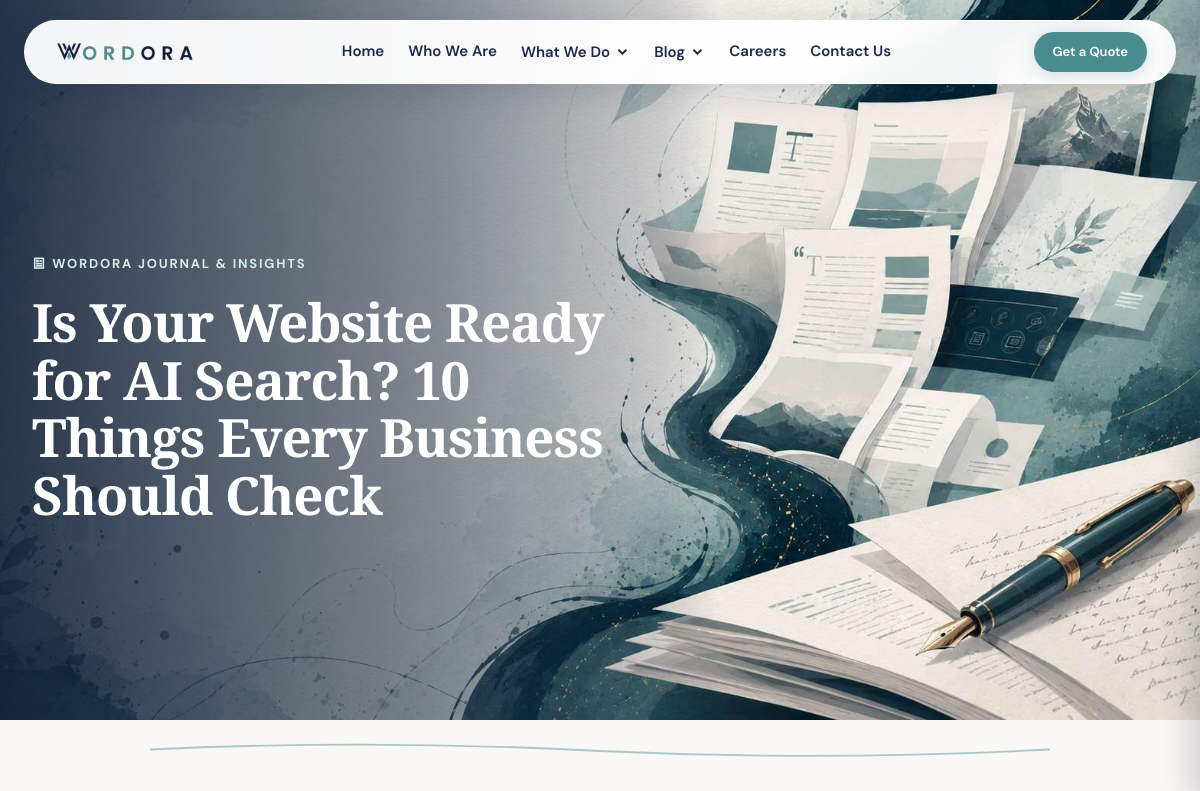
Screenshot of /blog/is-your-website-ready-for-ai-search-10-things-every-business-should-check with the database file from the repository.
### tables this page shows
CREATE TABLE `hero_slides` (
  `id` int(11) NOT NULL AUTO_INCREMENT,
  `page` varchar(50) NOT NULL DEFAULT 'home',
  `banner_type` enum('single_image','slider','video') DEFAULT 'slider',
  `eyebrow` varchar(150) DEFAULT NULL,
  `title` varchar(300) NOT NULL,
  `subtitle` text DEFAULT NULL,
  `media_url` varchar(500) DEFAULT NULL,
  `video_url` varchar(500) DEFAULT NULL,
  `button_primary_text` varchar(100) DEFAULT 'Get a Proposal',
  `button_primary_url` varchar(300) DEFAULT '/contact.php',
  `button_secondary_text` varchar(100) DEFAULT 'Our Services',
  `button_secondary_url` varchar(300) DEFAULT '/services.php',
  `sort_order` tinyint(4) DEFAULT 0,
  `is_active` tinyint(1) DEFAULT 1,
  `created_at` timestamp NOT NULL DEFAULT current_timestamp(),
  `updated_at` timestamp NOT NULL DEFAULT current_timestamp() ON UPDATE current_timestamp(),
  PRIMARY KEY (`id`),
  KEY `idx_active_sort` (`is_active`,`sort_order`),
  KEY `idx_page_active_sort` (`page`,`is_active`,`sort_order`)
);

CREATE TABLE `posts` (
  `id` int(11) NOT NULL AUTO_INCREMENT,
  `title` varchar(300) NOT NULL,
  `slug` varchar(300) NOT NULL,
  `excerpt` text DEFAULT NULL,
  `content` longtext NOT NULL,
  `featured_img` varchar(500) DEFAULT NULL,
  `category_id` int(11) DEFAULT NULL,
  `author_id` int(11) DEFAULT NULL,
  `status` enum('draft','published') DEFAULT 'draft',
  `read_time` tinyint(4) DEFAULT 5,
  `meta_title` varchar(200) DEFAULT NULL,
  `meta_desc` varchar(300) DEFAULT NULL,
  `meta_keywords` varchar(300) DEFAULT NULL,
  `views` int(11) DEFAULT 0,
  `created_at` timestamp NOT NULL DEFAULT current_timestamp(),
  `updated_at` timestamp NOT NULL DEFAULT current_timestamp() ON UPDATE current_timestamp(),
  PRIMARY KEY (`id`),
  UNIQUE KEY `slug` (`slug`),
  KEY `author_id` (`author_id`),
  KEY `idx_slug` (`slug`),
  KEY `idx_status` (`status`),
  KEY `idx_category` (`category_id`),
  CONSTRAINT `posts_ibfk_1` FOREIGN KEY (`category_id`) REFERENCES `categories` (`id`) ON DELETE SET NULL,
  CONSTRAINT `posts_ibfk_2` FOREIGN KEY (`author_id`) REFERENCES `users` (`id`) ON DELETE SET NULL
);

### core/helpers.php (called while the page is built, shortened)
<?php
function e(mixed $val): string {
    return htmlspecialchars((string)$val, ENT_QUOTES, 'UTF-8');
}
function app_base(): string {
    static $base = null;
    if ($base !== null) return $base;
    if (!empty($_SERVER['DOCUMENT_ROOT']) && defined('ROOT_PATH')) {
        $realRoot = str_replace('\\', '/', realpath(ROOT_PATH) ?: ROOT_PATH);
        $realDoc  = str_replace('\\', '/', realpath($_SERVER['DOCUMENT_ROOT']) ?: $_SERVER['DOCUMENT_ROOT']);
    }
    $script = str_replace('\\', '/', $_SERVER['SCRIPT_NAME'] ?? '');
    $dir = str_replace('\\', '/', dirname($script));
    $dir = preg_replace('~/public(?:/.*)?$~i', '', $dir);
    $dir = rtrim($dir, '/.');
    $base = ($dir === '' || $dir === '/') ? '' : $dir;
    return $base;
}
function url(string $path = ''): string {
    $base = app_base();
    $path = '/' . ltrim($path, '/');
    if ($base !== '' && (str_starts_with($path, $base . '/') || $path === $base)) {
        return $path;
    }
    if ($path === '/') {
        return $base ? $base . '/' : '/';
    }
    return $base . $path;
}
function media_url(string $path, string $default = ''): string {
    $clean = ltrim($path, '/');
    return url($clean);
}
function setting(string $key, string $default = '', bool $forceRefresh = false): string {
    static $cache = [];
    if (empty($cache)) {
        try {
            $db = DB::getInstance();
            $stmt = $db->query("SELECT setting_key, setting_value FROM settings");
            while ($row = $stmt->fetch()) {
                $cache[$row['setting_key']] = $row['setting_value'];
            }
        } catch (Exception $e) {
            return $default;
        }
    }
    return $cache[$key] ?? $default;
}
function get_hero_directional_gradient(): string {
    $opacity = (int)setting('hero_overlay_opacity', '85');
    $opacity = max(10, min(100, $opacity));
    $coverage = (int)setting('hero_gradient_coverage', '55');
    $coverage = max(25, min(90, $coverage));
    $alphaLeft = round(0.85 + (($opacity / 100) * 0.14), 2);
    $alphaMid  = round(0.40 + (($opacity / 100) * 0.40), 2);
    $midStop   = round($coverage * 0.60);
    $fadeStop  = round($coverage * 0.92);
    $clearStop = $coverage;
    return "linear-gradient(90deg, rgba(15, 30, 54, {$alphaLeft}) 0%, rgba(15, 30, 54, {$alphaMid}) {$midStop}%, rgba(15, 30, 54, 0.16) {$fadeStop}%, rgba(15, 30, 54, 0.0) {$clearStop}%, rgba(15, 30, 54, 0.0) 100%)";
}

### core/DB.php (called while the page is built)
<?php
class DB {
    private static ?PDO $instance = null;
    public static function getInstance(): PDO {
        if (self::$instance === null) {
            $cfg = require ROOT_PATH . '/config/config.php';
            try {
                $dsn = "mysql:host={$cfg['db_host']};dbname={$cfg['db_name']};charset=utf8mb4";
                self::$instance = new PDO($dsn, $cfg['db_user'], $cfg['db_pass'], [
                    PDO::ATTR_ERRMODE            => PDO::ERRMODE_EXCEPTION,
                    PDO::ATTR_DEFAULT_FETCH_MODE => PDO::FETCH_ASSOC,
                    PDO::ATTR_EMULATE_PREPARES   => false,
                ]);
            } catch (PDOException $e) {
                try {
                    if ($cfg['app_env'] === 'development') {
                        $prodDsn = "mysql:host=localhost;dbname=u105592622_wordora;charset=utf8mb4";
                        self::$instance = new PDO($prodDsn, 'u105592622_wordora', $cfg['db_pass'] ?? '', [
                            PDO::ATTR_ERRMODE            => PDO::ERRMODE_EXCEPTION,
                            PDO::ATTR_DEFAULT_FETCH_MODE => PDO::FETCH_ASSOC,
                            PDO::ATTR_EMULATE_PREPARES   => false,
                        ]);
                    } else {
                        $localDsn = "mysql:host=localhost;dbname=wordora_db;charset=utf8mb4";
                        self::$instance = new PDO($localDsn, 'root', '', [
                            PDO::ATTR_ERRMODE            => PDO::ERRMODE_EXCEPTION,
                            PDO::ATTR_DEFAULT_FETCH_MODE => PDO::FETCH_ASSOC,
                            PDO::ATTR_EMULATE_PREPARES   => false,
                        ]);
                    }
                } catch (PDOException $e2) {
                    throw new Exception("Database Connection Failed: " . $e->getMessage());
                }
            }
        }
        return self::$instance;
    }
}

### models/Post.php (called while the page is built, shortened)
<?php
class Post {
    public static function getBySlug(string $slug): ?array {
        $db = DB::getInstance();
        $stmt = $db->prepare("SELECT p.*, c.name as category_name, c.slug as category_slug, c.color as category_color, u.name as author_name
                              FROM posts p
                              LEFT JOIN categories c ON p.category_id = c.id
                              LEFT JOIN users u ON p.author_id = u.id
                              WHERE p.slug = ? AND p.status = 'published' LIMIT 1");
        $stmt->execute([$slug]);
        $res = $stmt->fetch();
        return $res ?: null;
    }
}

### public/blog/post.php (the view, shortened to what this page needs)
<?php
require_once ROOT_PATH . '/core/helpers.php';
$slug = trim($_GET['slug'] ?? '');
$post = null;
try {
    $post = Post::getBySlug($slug);
} catch (Exception $e) {
}
$postSeoTitle = setting("seo_post_{$post['slug']}_title");
?>
<?php
$heroSlide = DB::getInstance()->query("SELECT * FROM hero_slides WHERE page = 'blog' AND is_active = 1 ORDER BY sort_order ASC LIMIT 1")->fetch();
$blogHeroBgUrl = !empty($heroSlide['media_url']) ? media_url($heroSlide['media_url']) : img('Blog service.png');
$heroGradient = get_hero_directional_gradient();
?>
<section class="hero hero--bg-image" id="heroSection" style="background-image: <?= $heroGradient ?>, url('<?= $blogHeroBgUrl ?>');">
  <div class="container container-hero" style="position: relative; z-index: 2;">
    <div class="hero__body-full" style="max-width: 980px;">
      <span class="label-upper hero__eyebrow animate-hero-text" style="color: var(--color-teal-light);">
        <i class="ri-article-line"></i> WORDORA JOURNAL &amp; INSIGHTS
      </span>
      <h1 class="heading-hero animate-hero-text" style="font-size: clamp(2rem, 3.4vw, 2.9rem); line-height: 1.25; margin-bottom: 0;">
        <?= e($post['title']) ?>
      </h1>
    </div>
  </div>
  <?php include ROOT_PATH . '/views/partials/floating-icons.php'; ?>
</section>
<?php include ROOT_PATH . '/views/partials/ink-divider.php'; ?>
<section class="section" style="background: var(--color-canvas); padding: var(--space-10) 0 var(--space-20);">
</section>
<?php
include ROOT_PATH . '/views/layouts/main.php';
?>

### rows the page displays
hero_slides: media_url (picture)
posts: title "Is Your Website Ready for AI Search? 10 Things Every Business Should Check"
